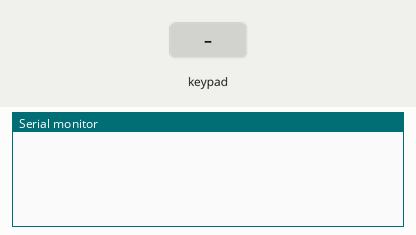
Recording of a sketch running on a simulated Arduino Uno, built with avr-gcc and run on an emulated ATmega328P. Shown: the last lines printed to the serial monitor. Inputs (shaded band) come from the test bench.

Above: at 1.2 s.
1.3 s: key '1' pressed
At 2.5 s:
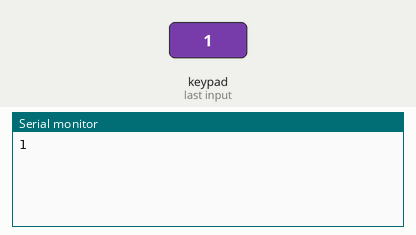
2.8 s: keypad keys 1 3 1 2 1 1 1 0 # pressed 0.4 s apart
At 6.4 s:
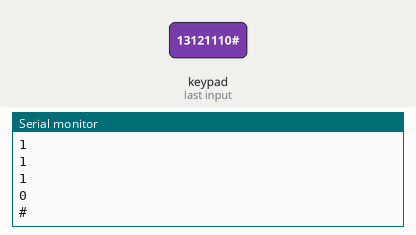
7.9 s: key 'A' pressed
At 8.9 s:
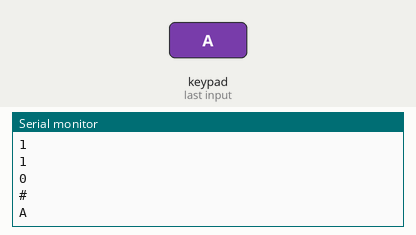
9.4 s: keypad keys 1 3 1 2 1 1 1 0 * pressed 0.4 s apart
At 13.8 s:
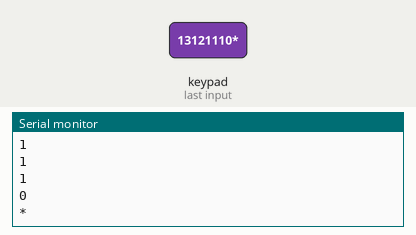
14.5 s: key 'B' pressed
At 15.2 s:
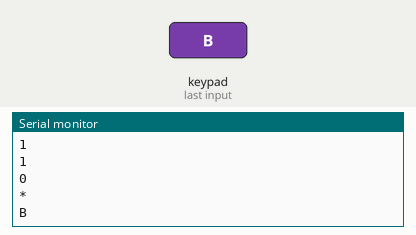
16.0 s: keypad keys 1 3 1 2 1 1 1 0 D pressed 0.4 s apart
At 20.0 s:
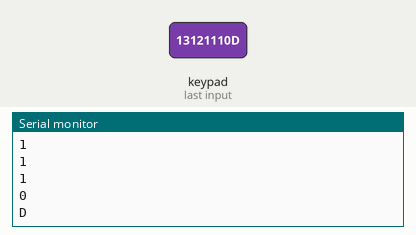
Timing chart, 0 to 21.5 s (numbered marks = the images above; inputs shaded):
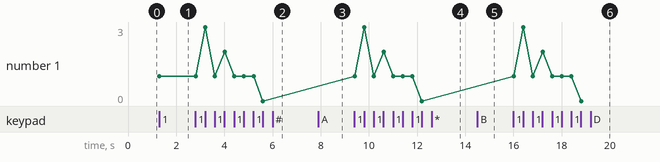

Measured:
- after the input at 1.3 s, the serial monitor: prints a new line at once (image 1)
- after the input at 2.8 s, the serial monitor: prints a new line after 0.41 s (image 2)
- after the input at 7.9 s, the serial monitor: prints a new line at once (image 3)
- after the input at 9.4 s, the serial monitor: prints a new line at once (image 4)
- after the input at 14.5 s, the serial monitor: prints a new line at once (image 5)
- after the input at 16.0 s, the serial monitor: prints a new line at once (image 6)
- plotted number 1: 1 → 0 after the input at 2.8 s

The sketch:

Keypad_4x4_First_OutputToSerial.ino
```cpp
#include <Keypad.h>

const byte ROWS = 4;
const byte COLS = 4;

char hexaKeys[ROWS][COLS] = {
  {'1', '2', '3', 'A'},
  {'4', '5', '6', 'B'},
  {'7', '8', '9', 'C'},
  {'*', '0', '#', 'D'}
};

byte rowPins[ROWS] = {13, 12, 11, 10};
byte colPins[COLS] = {A0, A1, A2, A3};

Keypad customKeypad = Keypad(makeKeymap(hexaKeys), rowPins, colPins, ROWS, COLS);

void setup(){
  Serial.begin(9600);
}

void loop(){
  char customKey = customKeypad.getKey();

  if (customKey){
    Serial.println(customKey);
  }
}
```
